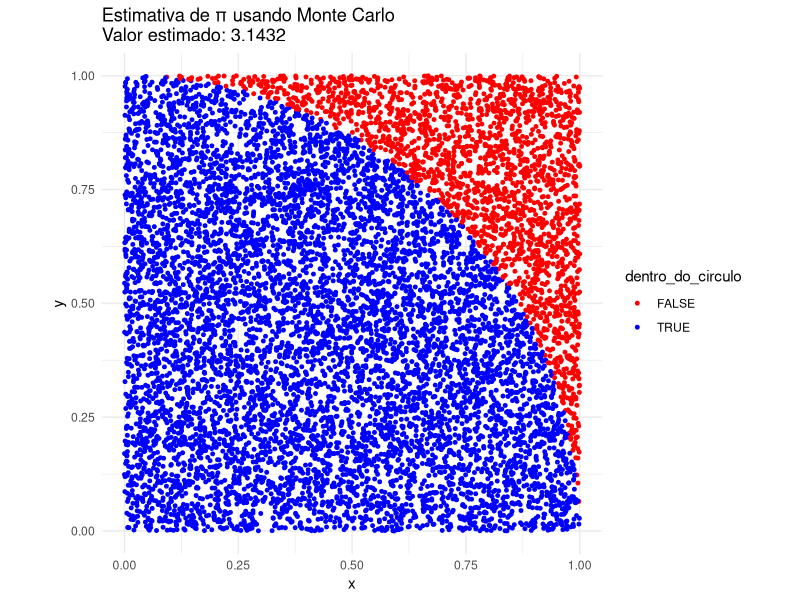
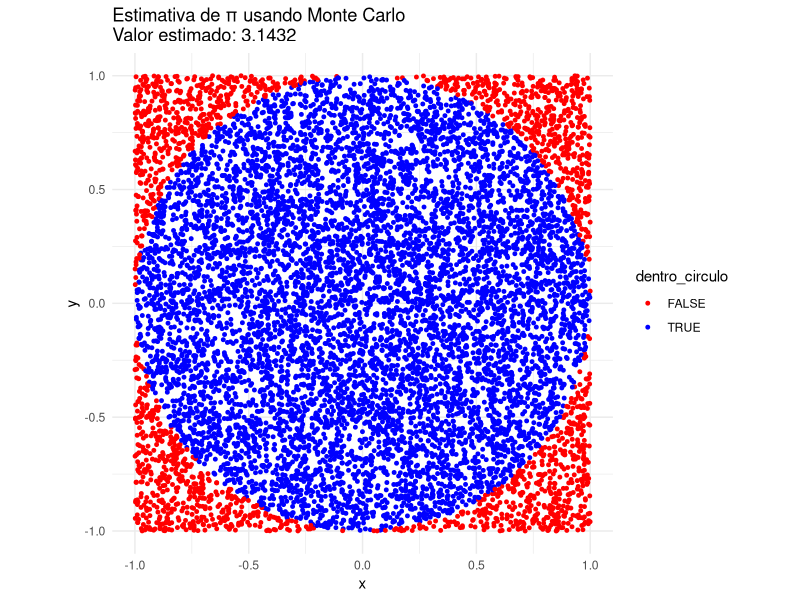

Here is the R script that generated these plots, in order:
qtd_pontos <- 10000
#pontos no primeiro quadrante
coor_x <- runif(qtd_pontos) #entre 0 e 1
coor_y <- runif(qtd_pontos) #tambem entre 0 e 1

#calcular a distância do ponto ao centro
distancia <- sqrt(coor_x^2 + coor_y^2)
#se a distancia é menor ou igual que 1, o ponto tá dentro da circunferência
#e contamos quantos pontos tá dentro da circunferencia
dentro_do_circulo <- distancia <= 1
pi_estimado <- 4 * sum(dentro_do_circulo) / qtd_pontos
cat("Valor estimado de π:", pi_estimado, "\n")

library(ggplot2)

dados <- data.frame(x = coor_x, y = coor_y, dentro_do_circulo = dentro_do_circulo)

ggplot(dados, aes(x = coor_x, y = coor_y, color = dentro_do_circulo)) +
  geom_point(size = 1) +
  scale_color_manual(values = c("red", "blue")) +
  ggtitle(paste0("Estimativa de π usando Monte Carlo\nValor estimado: ", round(pi_estimado, 5))) +
  theme_minimal() +
  coord_equal() +
  labs(x = "x", y = "y")

#alt
qtd_pontos <- 10000
#usando 4 quadrantes
x <- runif(qtd_pontos, -1, 1) #entre -1 e 1
y <- runif(qtd_pontos, -1, 1) #tambem entre -1 e 1

#calcular a distância do ponto ao centro
distancia <- sqrt(x^2 + y^2)
#se a distancia é menor ou igual que 1, o ponto tá dentro da circunferência
#e contamos quantos pontos tá dentro da circunferencia
dentro_circulo <- distancia <= 1
#ainda temos que multiplicar por 4 porque ????
alt_pi_estimado <- 4 * sum(dentro_circulo) / qtd_pontos
cat("Valor estimado de π:", alt_pi_estimado, "\n")

alt_dados <- data.frame(x = x, y = y, dentro_circulo = dentro_circulo)

ggplot(alt_dados, aes(x = x, y = y, color = dentro_circulo)) +
  geom_point(size = 1) +
  scale_color_manual(values = c("red", "blue")) +
  ggtitle(paste0("Estimativa de π usando Monte Carlo\nValor estimado: ", round(pi_estimado, 5))) +
  theme_minimal() +
  coord_equal() +
  labs(x = "x", y = "y")
